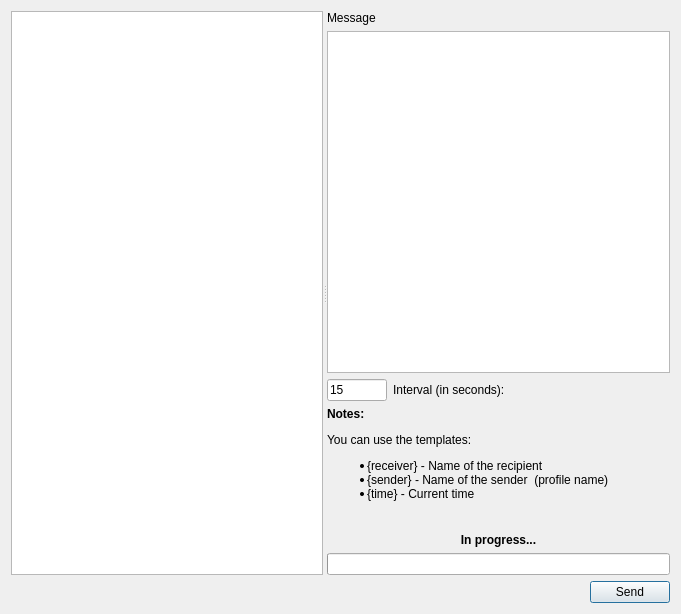
<?xml version="1.0" encoding="UTF-8"?>
<ui version="4.0">
 <class>Dialog</class>
 <widget class="QDialog" name="Dialog">
  <property name="geometry">
   <rect>
    <x>0</x>
    <y>0</y>
    <width>681</width>
    <height>614</height>
   </rect>
  </property>
  <property name="windowTitle">
   <string>Multiply Sending</string>
  </property>
  <layout class="QGridLayout" name="gridLayout_2">
   <item row="0" column="0" colspan="2">
    <widget class="QSplitter" name="splitter">
     <property name="orientation">
      <enum>Qt::Horizontal</enum>
     </property>
     <widget class="QTreeView" name="treeView">
      <property name="sizePolicy">
       <sizepolicy hsizetype="Ignored" vsizetype="Preferred">
        <horstretch>0</horstretch>
        <verstretch>0</verstretch>
       </sizepolicy>
      </property>
      <property name="baseSize">
       <size>
        <width>0</width>
        <height>0</height>
       </size>
      </property>
      <property name="frameShape">
       <enum>QFrame::StyledPanel</enum>
      </property>
      <property name="frameShadow">
       <enum>QFrame::Sunken</enum>
      </property>
      <property name="alternatingRowColors">
       <bool>true</bool>
      </property>
      <property name="selectionBehavior">
       <enum>QAbstractItemView::SelectRows</enum>
      </property>
      <property name="iconSize">
       <size>
        <width>16</width>
        <height>16</height>
       </size>
      </property>
      <property name="autoExpandDelay">
       <number>5</number>
      </property>
      <property name="sortingEnabled">
       <bool>true</bool>
      </property>
      <property name="animated">
       <bool>true</bool>
      </property>
      <attribute name="headerVisible">
       <bool>false</bool>
      </attribute>
      <attribute name="headerVisible">
       <bool>false</bool>
      </attribute>
     </widget>
     <widget class="QWidget" name="gridLayoutWidget">
      <layout class="QGridLayout" name="gridLayout">
       <item row="0" column="0">
        <widget class="QLabel" name="label">
         <property name="text">
          <string>Message</string>
         </property>
        </widget>
       </item>
       <item row="1" column="0">
        <widget class="QTextEdit" name="messageEdit"/>
       </item>
       <item row="2" column="0">
        <layout class="QHBoxLayout" name="horizontalLayout">
         <item>
          <widget class="QLineEdit" name="intervalEdit">
           <property name="sizePolicy">
            <sizepolicy hsizetype="Preferred" vsizetype="Fixed">
             <horstretch>0</horstretch>
             <verstretch>0</verstretch>
            </sizepolicy>
           </property>
           <property name="minimumSize">
            <size>
             <width>60</width>
             <height>0</height>
            </size>
           </property>
           <property name="maximumSize">
            <size>
             <width>60</width>
             <height>16777215</height>
            </size>
           </property>
           <property name="text">
            <string>15</string>
           </property>
          </widget>
         </item>
         <item>
          <widget class="QLabel" name="label_3">
           <property name="sizePolicy">
            <sizepolicy hsizetype="Preferred" vsizetype="Preferred">
             <horstretch>0</horstretch>
             <verstretch>0</verstretch>
            </sizepolicy>
           </property>
           <property name="layoutDirection">
            <enum>Qt::LeftToRight</enum>
           </property>
           <property name="text">
            <string>Interval (in seconds):</string>
           </property>
          </widget>
         </item>
         <item>
          <spacer name="horizontalSpacer_2">
           <property name="orientation">
            <enum>Qt::Horizontal</enum>
           </property>
           <property name="sizeHint" stdset="0">
            <size>
             <width>40</width>
             <height>20</height>
            </size>
           </property>
          </spacer>
         </item>
        </layout>
       </item>
       <item row="3" column="0">
        <widget class="QLabel" name="label_2">
         <property name="text">
          <string>&lt;!DOCTYPE HTML PUBLIC &quot;-//W3C//DTD HTML 4.0//EN&quot; &quot;http://www.w3.org/TR/REC-html40/strict.dtd&quot;&gt;
&lt;html&gt;&lt;head&gt;&lt;meta name=&quot;qrichtext&quot; content=&quot;1&quot; /&gt;&lt;style type=&quot;text/css&quot;&gt;
p, li { white-space: pre-wrap; }
&lt;/style&gt;&lt;/head&gt;&lt;body style=&quot; font-family:'Droid Sans'; font-size:9pt; font-weight:400; font-style:normal;&quot;&gt;
&lt;p style=&quot; margin-top:12px; margin-bottom:12px; margin-left:0px; margin-right:0px; -qt-block-indent:0; text-indent:0px;&quot;&gt;&lt;span style=&quot; font-weight:600;&quot;&gt;Notes:&lt;/span&gt;&lt;/p&gt;
&lt;p style=&quot; margin-top:12px; margin-bottom:12px; margin-left:0px; margin-right:0px; -qt-block-indent:0; text-indent:0px;&quot;&gt;You can use the templates:&lt;/p&gt;
&lt;ul style=&quot;-qt-list-indent: 1;&quot;&gt;&lt;li style=&quot; margin-top:12px; margin-bottom:0px; margin-left:0px; margin-right:0px; -qt-block-indent:0; text-indent:0px;&quot;&gt;{receiver} - Name of the recipient &lt;/li&gt;
&lt;li style=&quot; margin-top:0px; margin-bottom:0px; margin-left:0px; margin-right:0px; -qt-block-indent:0; text-indent:0px;&quot;&gt;{sender} - Name of the sender  (profile name)&lt;/li&gt;
&lt;li style=&quot; margin-top:0px; margin-bottom:12px; margin-left:0px; margin-right:0px; -qt-block-indent:0; text-indent:0px;&quot;&gt;{time} - Current time&lt;/li&gt;&lt;/ul&gt;
&lt;p style=&quot;-qt-paragraph-type:empty; margin-top:0px; margin-bottom:12px; margin-left:0px; margin-right:0px; -qt-block-indent:1; text-indent:0px;&quot;&gt;&lt;/p&gt;&lt;/body&gt;&lt;/html&gt;</string>
         </property>
         <property name="textFormat">
          <enum>Qt::RichText</enum>
         </property>
         <property name="textInteractionFlags">
          <set>Qt::TextBrowserInteraction</set>
         </property>
        </widget>
       </item>
       <item row="4" column="0">
        <widget class="QLabel" name="progressHint">
         <property name="sizePolicy">
          <sizepolicy hsizetype="Expanding" vsizetype="Fixed">
           <horstretch>0</horstretch>
           <verstretch>0</verstretch>
          </sizepolicy>
         </property>
         <property name="text">
          <string>&lt;!DOCTYPE HTML PUBLIC &quot;-//W3C//DTD HTML 4.0//EN&quot; &quot;http://www.w3.org/TR/REC-html40/strict.dtd&quot;&gt;
&lt;html&gt;&lt;head&gt;&lt;meta name=&quot;qrichtext&quot; content=&quot;1&quot; /&gt;&lt;style type=&quot;text/css&quot;&gt;
p, li { white-space: pre-wrap; }
&lt;/style&gt;&lt;/head&gt;&lt;body style=&quot; font-family:'Droid Sans'; font-size:9pt; font-weight:400; font-style:normal;&quot;&gt;
&lt;p style=&quot; margin-top:0px; margin-bottom:0px; margin-left:0px; margin-right:0px; -qt-block-indent:0; text-indent:0px;&quot;&gt;&lt;span style=&quot; font-weight:600;&quot;&gt;In progress...&lt;/span&gt;&lt;/p&gt;&lt;/body&gt;&lt;/html&gt;</string>
         </property>
         <property name="alignment">
          <set>Qt::AlignCenter</set>
         </property>
         <property name="wordWrap">
          <bool>true</bool>
         </property>
        </widget>
       </item>
       <item row="5" column="0">
        <widget class="QProgressBar" name="progressBar">
         <property name="sizePolicy">
          <sizepolicy hsizetype="Expanding" vsizetype="Fixed">
           <horstretch>0</horstretch>
           <verstretch>0</verstretch>
          </sizepolicy>
         </property>
         <property name="maximum">
          <number>150</number>
         </property>
         <property name="value">
          <number>0</number>
         </property>
         <property name="format">
          <string/>
         </property>
        </widget>
       </item>
      </layout>
     </widget>
    </widget>
   </item>
   <item row="1" column="0">
    <spacer name="horizontalSpacer_3">
     <property name="orientation">
      <enum>Qt::Horizontal</enum>
     </property>
     <property name="sizeHint" stdset="0">
      <size>
       <width>40</width>
       <height>20</height>
      </size>
     </property>
    </spacer>
   </item>
   <item row="1" column="1">
    <widget class="QPushButton" name="sendButton">
     <property name="sizePolicy">
      <sizepolicy hsizetype="Fixed" vsizetype="Fixed">
       <horstretch>0</horstretch>
       <verstretch>0</verstretch>
      </sizepolicy>
     </property>
     <property name="text">
      <string>Send</string>
     </property>
    </widget>
   </item>
  </layout>
 </widget>
 <tabstops>
  <tabstop>intervalEdit</tabstop>
  <tabstop>sendButton</tabstop>
 </tabstops>
 <resources/>
 <connections/>
</ui>
